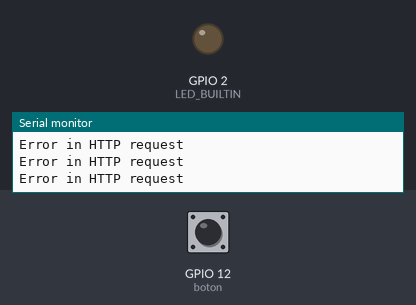
A sketch run on a simulated ESP32. Parts: output pins drawn as LEDs (lit = HIGH), the last lines printed to the serial monitor. The test bench sets the inputs (shaded band); at power-on: GPIO 12 (boton) HIGH. WiFi joins after 1.5 s; servers stay silent unless stated; uploads are accepted with an empty reply.

Above: at 3.2 s.
3.3 s: GPIO 12 (boton) pulled LOW for 3.2 s
At 7.5 s:
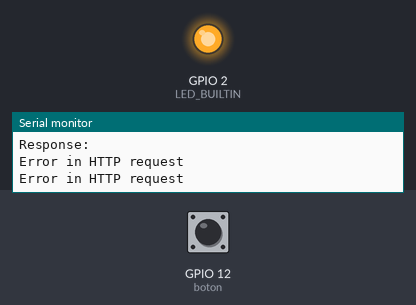
8.0 s: GPIO 12 (boton) pulled LOW for 0.4 s
At 9.1 s:
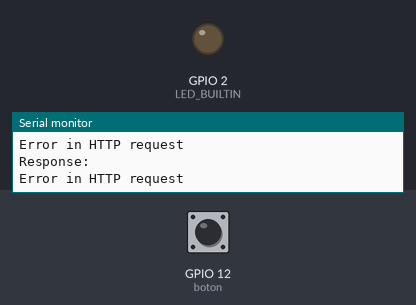
Timing chart, 0 to 11.0 s (numbered marks = the images above; inputs shaded):
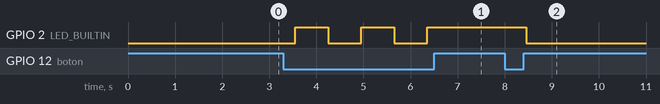

The sketch:

BUTTOM_SWITCH.ino
```cpp
#include <WiFi.h>
#include <HTTPClient.h>

const char *ssid = "CLARO1_377328";
const char *password = "1XG6YFIJ7R";
const char *urlSave = "https://catuses.com/proyecto/save.php";
const char *urlCheck = "https://catuses.com/proyecto/check_status.php"; // New endpoint for status check

#define boton 12
#define LED_BUILTIN 2

int a = 0;

void setup() {
  Serial.begin(115200);
  pinMode(boton, INPUT_PULLUP);
  pinMode(LED_BUILTIN, OUTPUT);

  // Connect to Wi-Fi
  WiFi.begin(ssid, password);
  while (WiFi.status() != WL_CONNECTED) {
    delay(1000);
    Serial.println("Connecting to WiFi...");
  }
  Serial.println("Connected to WiFi");
}

void loop() {
  int lectura = digitalRead(boton);
  if (lectura == LOW) {
    a = !a;
    delay(150);  // Debounce delay
    digitalWrite(LED_BUILTIN, a ? HIGH : LOW); // Control LED
    sendStatusToServer(a);  // Send status to the server when button pressed
  }
  delay(150);  // Debounce delay
  checkAndUpdateTable(); // Check status and update table if necessary
}

void sendStatusToServer(int status) {
  if (WiFi.status() == WL_CONNECTED) {
    HTTPClient http;
    String url = String(urlSave) + "?status=" + String(status);

    http.begin(url);  // Specify destination for HTTP request
    int httpResponseCode = http.GET();  // Send the request

    if (httpResponseCode > 0) {
      String response = http.getString();  // Get the response
      Serial.println("Response: " + response);
    } else {
      Serial.println("Error in HTTP request");
    }

    http.end();  // Free resources
  }
}

void checkAndUpdateTable() {
  if (WiFi.status() == WL_CONNECTED) {
    HTTPClient http;
    String url = String(urlCheck); // Assuming urlCheck is the URL for checking the table status

    http.begin(url);  // Specify destination for HTTP request
    int httpResponseCode = http.GET();  // Send the request

    if (httpResponseCode > 0) {
      String response = http.getString();  // Get the response
      Serial.println("Table update response: " + response);

      // Parse the response to determine LED status
      int status = response.toInt(); // Convert the response to an integer

      if (status == 1) {
        digitalWrite(LED_BUILTIN, HIGH); // Turn LED ON
        Serial.println("LED is ON");
      } else if (status == 0) {
        digitalWrite(LED_BUILTIN, LOW); // Turn LED OFF
        Serial.println("LED is OFF");
      } else {
        Serial.println("Unexpected status received: " + response);
      }
    } else {
      Serial.println("Error in HTTP request");
    }

    http.end();  // Free resources
  }
}
```

Measured:
- after the input at 3.3 s, GPIO 2 (LED_BUILTIN): alternates HIGH for 0.70 s and LOW for 0.70 s, 5 changes in all, then stays HIGH, starting after 0.25 s
- after the input at 8.0 s, GPIO 2 (LED_BUILTIN): HIGH → LOW after 0.46 s
